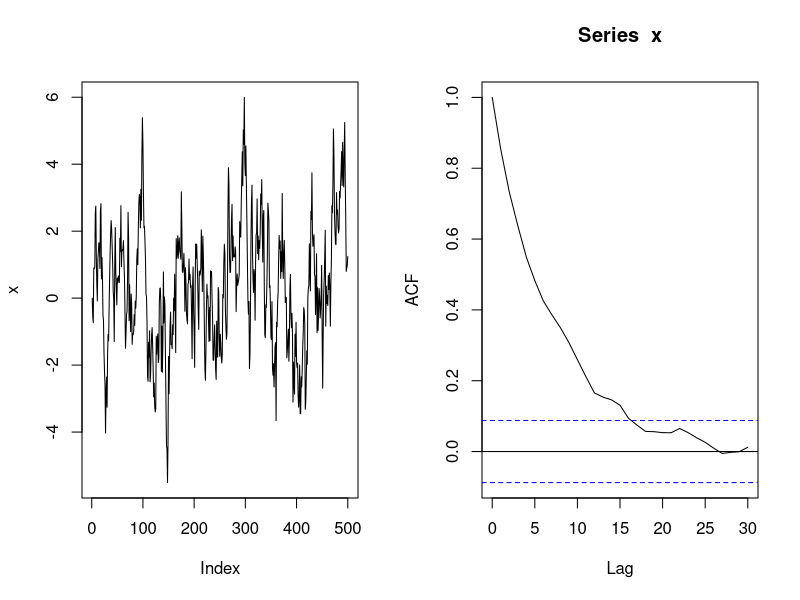
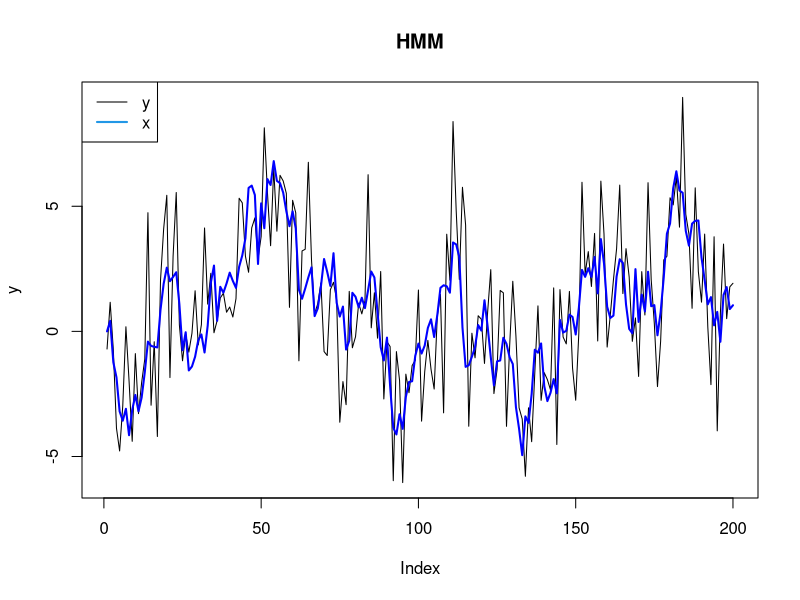
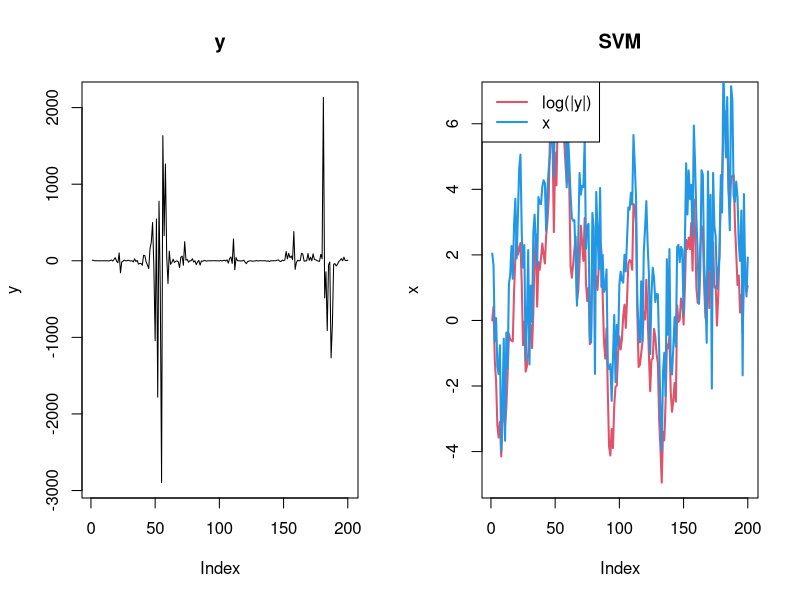

Generate these figures, in order, with R:
## ---- chunk 1
knitr::opts_chunk$set(echo = FALSE, cache = TRUE)
rm(list = ls())
set.seed(123)
## ---- chunk 2
phi = 0.9; nu = 1; T = 500
x = numeric(T)
for(t in 1:(T-1)){
  x[t+1] = phi*x[t]+rnorm(1,0,nu)
}
## ---- chunk 3
par(mfrow=c(1,2))
plot(x, type = "l")
acf_x = acf(x, lag.max = 30, plot = F)
plot(acf_x, type ="l")
par(mfrow=c(1,1))
## ---- chunk 4
phi = 0.1; nu = 1; T = 100
x = numeric(T)
for(t in 1:(T-1)){
  x[t+1] = phi*x[t]+rnorm(1,0,nu)
}
w = 2
y = x + rnorm(T, 0, w)
## ---- chunk 5
phi = 0.9; nu = 1; T = 200
x = numeric(T)
for(t in 1:(T-1)){
  x[t+1] = phi*x[t]+rnorm(1,0,nu)
}
w = 2
y = x + rnorm(T, 0, w)
plot(y, type = "l", main = "HMM")
lines(x, col = "blue", lwd = 2)
legend("topleft",c("y","x"), lty = 1, lwd = c(1,2), col = c(1,4))
## ---- chunk 6
mu = 2; 
sigma_t = exp(mu + x)
y = rnorm(T, 0, sigma_t)
## ---- chunk 7

par(mfrow=c(1,2))
plot(y, type ="l", main = "y")
plot(x, type ="l", col = 2, lwd = 2, main = "SVM")
lines(log(y^2)/2, col = 4, lwd = 2)
legend("topleft",c("log(|y|)","x"), lty = 1, lwd = c(2,2), col = c(2,4))
par(mfrow=c(1,1))
